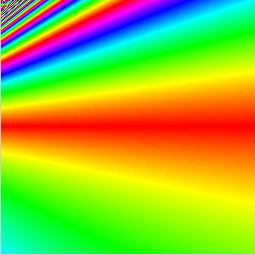
Frame 1 (no input)
Frame 60 (the mouse pressed at the canvas centre just before this capture): identical to frame 1, image omitted
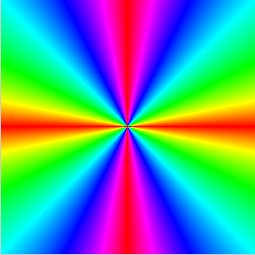
Frame 120 (the mouse held since frame 60 and released just before this capture)

The Processing sketch that drew these frames (run headless with seeded random() and noise(); from frame 60 on, the mouse is pressed at the canvas centre):

// Processing sketch: processing_47468
// ── processing_47468.pde

float dpoint;
float dline;
int colourxy;
 
void setup()
{
  size(255,255);
  colorMode(HSB,360,100,100,100);
}
void draw()
{
  loadPixels();
  for (int x=1;x<width;x=x+1){
    for (int y=1;y<height;y=y+1){
      dline=sqrt(sq(height/2-y));                        //calculate distance to fixed line (horizontal division)
      dpoint = distx(x,y,pmouseX,pmouseY);
     // dpoint=sqrt(sq(x-pmouseX)+sq(y-pmouseY));          //calculate distance to fixed point (mouse location)
      float ratio=dline/dpoint;                          //ratio of distance to line/distance to point
      colourxy = color(int(ratio*360)%360,100,100,100);  //calculates colour on scale 1-360 (fneeds to work for rations both < and > 1)
      pixels[(y-1)*width+x]=colourxy;                    //sets pixel colour
    }
  }
  updatePixels();
  loop();
}

float distx(float a,float b,float c,float d){
float retval = abs(a-c)+abs(b-d);
return retval;
}
